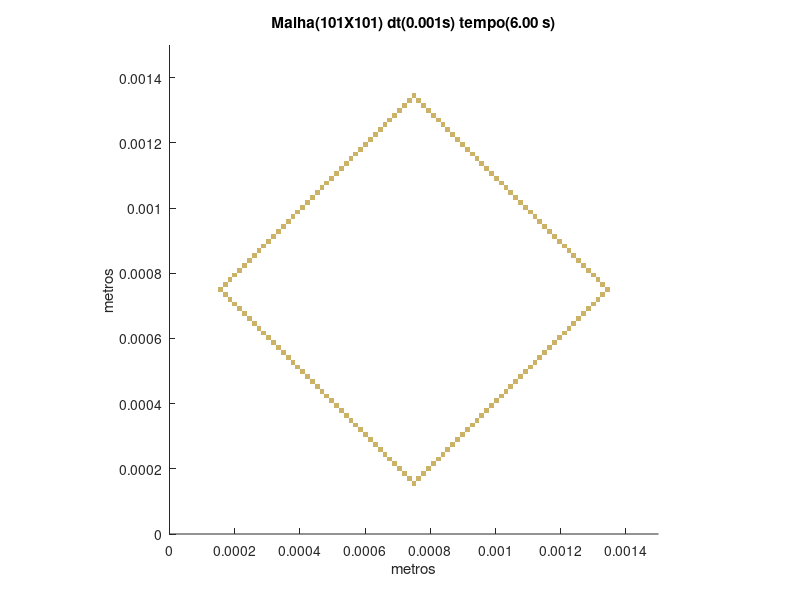

The MATLAB script that drew this image:
set (gca,'PlotBoxAspectRatio',[1 1 1],'Xlim',[0,0.0015],'Ylim',[0,0.0015])
hold on
title('Malha(101X101) dt(0.001s) tempo(6.00 s)')
hold on
ylabel('metros')
hold on
xlabel('metros')
hold on

fill([0.000742574257425743 0.000742574257425743 0.000757425742574257 0.000757425742574257],[0.000148514851485149 0.000163366336633663 0.000163366336633663 0.000148514851485149],[0.8,0.7,0.4],'LineStyle','none')

fill([0.000727722772277228 0.000727722772277228 0.000742574257425743 0.000742574257425743],[0.000163366336633663 0.000178217821782178 0.000178217821782178 0.000163366336633663],[0.8,0.7,0.4],'LineStyle','none')

fill([0.000757425742574257 0.000757425742574257 0.000772277227722772 0.000772277227722772],[0.000163366336633663 0.000178217821782178 0.000178217821782178 0.000163366336633663],[0.8,0.7,0.4],'LineStyle','none')

fill([0.000712871287128713 0.000712871287128713 0.000727722772277228 0.000727722772277228],[0.000178217821782178 0.000193069306930693 0.000193069306930693 0.000178217821782178],[0.8,0.7,0.4],'LineStyle','none')

fill([0.000772277227722772 0.000772277227722772 0.000787128712871287 0.000787128712871287],[0.000178217821782178 0.000193069306930693 0.000193069306930693 0.000178217821782178],[0.8,0.7,0.4],'LineStyle','none')

fill([0.000698019801980198 0.000698019801980198 0.000712871287128713 0.000712871287128713],[0.000193069306930693 0.000207920792079208 0.000207920792079208 0.000193069306930693],[0.8,0.7,0.4],'LineStyle','none')

fill([0.000787128712871287 0.000787128712871287 0.000801980198019802 0.000801980198019802],[0.000193069306930693 0.000207920792079208 0.000207920792079208 0.000193069306930693],[0.8,0.7,0.4],'LineStyle','none')

fill([0.000683168316831683 0.000683168316831683 0.000698019801980198 0.000698019801980198],[0.000207920792079208 0.000222772277227723 0.000222772277227723 0.000207920792079208],[0.8,0.7,0.4],'LineStyle','none')

fill([0.000801980198019802 0.000801980198019802 0.000816831683168317 0.000816831683168317],[0.000207920792079208 0.000222772277227723 0.000222772277227723 0.000207920792079208],[0.8,0.7,0.4],'LineStyle','none')

fill([0.000668316831683168 0.000668316831683168 0.000683168316831683 0.000683168316831683],[0.000222772277227723 0.000237623762376238 0.000237623762376238 0.000222772277227723],[0.8,0.7,0.4],'LineStyle','none')

fill([0.000816831683168317 0.000816831683168317 0.000831683168316832 0.000831683168316832],[0.000222772277227723 0.000237623762376238 0.000237623762376238 0.000222772277227723],[0.8,0.7,0.4],'LineStyle','none')

fill([0.000653465346534653 0.000653465346534653 0.000668316831683168 0.000668316831683168],[0.000237623762376238 0.000252475247524752 0.000252475247524752 0.000237623762376238],[0.8,0.7,0.4],'LineStyle','none')

fill([0.000831683168316832 0.000831683168316832 0.000846534653465347 0.000846534653465347],[0.000237623762376238 0.000252475247524752 0.000252475247524752 0.000237623762376238],[0.8,0.7,0.4],'LineStyle','none')

fill([0.000638613861386139 0.000638613861386139 0.000653465346534653 0.000653465346534653],[0.000252475247524752 0.000267326732673267 0.000267326732673267 0.000252475247524752],[0.8,0.7,0.4],'LineStyle','none')

fill([0.000846534653465347 0.000846534653465347 0.000861386138613861 0.000861386138613861],[0.000252475247524752 0.000267326732673267 0.000267326732673267 0.000252475247524752],[0.8,0.7,0.4],'LineStyle','none')

fill([0.000623762376237624 0.000623762376237624 0.000638613861386139 0.000638613861386139],[0.000267326732673267 0.000282178217821782 0.000282178217821782 0.000267326732673267],[0.8,0.7,0.4],'LineStyle','none')

fill([0.000861386138613861 0.000861386138613861 0.000876237623762376 0.000876237623762376],[0.000267326732673267 0.000282178217821782 0.000282178217821782 0.000267326732673267],[0.8,0.7,0.4],'LineStyle','none')

fill([0.000608910891089109 0.000608910891089109 0.000623762376237624 0.000623762376237624],[0.000282178217821782 0.000297029702970297 0.000297029702970297 0.000282178217821782],[0.8,0.7,0.4],'LineStyle','none')

fill([0.000876237623762376 0.000876237623762376 0.000891089108910891 0.000891089108910891],[0.000282178217821782 0.000297029702970297 0.000297029702970297 0.000282178217821782],[0.8,0.7,0.4],'LineStyle','none')

fill([0.000594059405940594 0.000594059405940594 0.000608910891089109 0.000608910891089109],[0.000297029702970297 0.000311881188118812 0.000311881188118812 0.000297029702970297],[0.8,0.7,0.4],'LineStyle','none')

fill([0.000891089108910891 0.000891089108910891 0.000905940594059406 0.000905940594059406],[0.000297029702970297 0.000311881188118812 0.000311881188118812 0.000297029702970297],[0.8,0.7,0.4],'LineStyle','none')

fill([0.000579207920792079 0.000579207920792079 0.000594059405940594 0.000594059405940594],[0.000311881188118812 0.000326732673267327 0.000326732673267327 0.000311881188118812],[0.8,0.7,0.4],'LineStyle','none')

fill([0.000905940594059406 0.000905940594059406 0.000920792079207921 0.000920792079207921],[0.000311881188118812 0.000326732673267327 0.000326732673267327 0.000311881188118812],[0.8,0.7,0.4],'LineStyle','none')

fill([0.000564356435643564 0.000564356435643564 0.000579207920792079 0.000579207920792079],[0.000326732673267327 0.000341584158415842 0.000341584158415842 0.000326732673267327],[0.8,0.7,0.4],'LineStyle','none')

fill([0.000920792079207921 0.000920792079207921 0.000935643564356436 0.000935643564356436],[0.000326732673267327 0.000341584158415842 0.000341584158415842 0.000326732673267327],[0.8,0.7,0.4],'LineStyle','none')

fill([0.000549504950495049 0.000549504950495049 0.000564356435643564 0.000564356435643564],[0.000341584158415842 0.000356435643564356 0.000356435643564356 0.000341584158415842],[0.8,0.7,0.4],'LineStyle','none')

fill([0.000935643564356436 0.000935643564356436 0.00095049504950495 0.00095049504950495],[0.000341584158415842 0.000356435643564356 0.000356435643564356 0.000341584158415842],[0.8,0.7,0.4],'LineStyle','none')

fill([0.000534653465346535 0.000534653465346535 0.000549504950495049 0.000549504950495049],[0.000356435643564356 0.000371287128712871 0.000371287128712871 0.000356435643564356],[0.8,0.7,0.4],'LineStyle','none')

fill([0.00095049504950495 0.00095049504950495 0.000965346534653465 0.000965346534653465],[0.000356435643564356 0.000371287128712871 0.000371287128712871 0.000356435643564356],[0.8,0.7,0.4],'LineStyle','none')

fill([0.00051980198019802 0.00051980198019802 0.000534653465346535 0.000534653465346535],[0.000371287128712871 0.000386138613861386 0.000386138613861386 0.000371287128712871],[0.8,0.7,0.4],'LineStyle','none')

fill([0.000965346534653465 0.000965346534653465 0.00098019801980198 0.00098019801980198],[0.000371287128712871 0.000386138613861386 0.000386138613861386 0.000371287128712871],[0.8,0.7,0.4],'LineStyle','none')

fill([0.000504950495049505 0.000504950495049505 0.00051980198019802 0.00051980198019802],[0.000386138613861386 0.000400990099009901 0.000400990099009901 0.000386138613861386],[0.8,0.7,0.4],'LineStyle','none')

fill([0.00098019801980198 0.00098019801980198 0.000995049504950495 0.000995049504950495],[0.000386138613861386 0.000400990099009901 0.000400990099009901 0.000386138613861386],[0.8,0.7,0.4],'LineStyle','none')

fill([0.00049009900990099 0.00049009900990099 0.000504950495049505 0.000504950495049505],[0.000400990099009901 0.000415841584158416 0.000415841584158416 0.000400990099009901],[0.8,0.7,0.4],'LineStyle','none')

fill([0.000995049504950495 0.000995049504950495 0.00100990099009901 0.00100990099009901],[0.000400990099009901 0.000415841584158416 0.000415841584158416 0.000400990099009901],[0.8,0.7,0.4],'LineStyle','none')

fill([0.000475247524752475 0.000475247524752475 0.00049009900990099 0.00049009900990099],[0.000415841584158416 0.000430693069306931 0.000430693069306931 0.000415841584158416],[0.8,0.7,0.4],'LineStyle','none')

fill([0.00100990099009901 0.00100990099009901 0.00102475247524752 0.00102475247524752],[0.000415841584158416 0.000430693069306931 0.000430693069306931 0.000415841584158416],[0.8,0.7,0.4],'LineStyle','none')

fill([0.00046039603960396 0.00046039603960396 0.000475247524752475 0.000475247524752475],[0.000430693069306931 0.000445544554455446 0.000445544554455446 0.000430693069306931],[0.8,0.7,0.4],'LineStyle','none')

fill([0.00102475247524752 0.00102475247524752 0.00103960396039604 0.00103960396039604],[0.000430693069306931 0.000445544554455446 0.000445544554455446 0.000430693069306931],[0.8,0.7,0.4],'LineStyle','none')

fill([0.000445544554455446 0.000445544554455446 0.00046039603960396 0.00046039603960396],[0.000445544554455446 0.00046039603960396 0.00046039603960396 0.000445544554455446],[0.8,0.7,0.4],'LineStyle','none')

fill([0.00103960396039604 0.00103960396039604 0.00105445544554455 0.00105445544554455],[0.000445544554455446 0.00046039603960396 0.00046039603960396 0.000445544554455446],[0.8,0.7,0.4],'LineStyle','none')

fill([0.000430693069306931 0.000430693069306931 0.000445544554455446 0.000445544554455446],[0.00046039603960396 0.000475247524752475 0.000475247524752475 0.00046039603960396],[0.8,0.7,0.4],'LineStyle','none')

fill([0.00105445544554455 0.00105445544554455 0.00106930693069307 0.00106930693069307],[0.00046039603960396 0.000475247524752475 0.000475247524752475 0.00046039603960396],[0.8,0.7,0.4],'LineStyle','none')

fill([0.000415841584158416 0.000415841584158416 0.000430693069306931 0.000430693069306931],[0.000475247524752475 0.00049009900990099 0.00049009900990099 0.000475247524752475],[0.8,0.7,0.4],'LineStyle','none')

fill([0.00106930693069307 0.00106930693069307 0.00108415841584158 0.00108415841584158],[0.000475247524752475 0.00049009900990099 0.00049009900990099 0.000475247524752475],[0.8,0.7,0.4],'LineStyle','none')

fill([0.000400990099009901 0.000400990099009901 0.000415841584158416 0.000415841584158416],[0.00049009900990099 0.000504950495049505 0.000504950495049505 0.00049009900990099],[0.8,0.7,0.4],'LineStyle','none')

fill([0.00108415841584158 0.00108415841584158 0.0010990099009901 0.0010990099009901],[0.00049009900990099 0.000504950495049505 0.000504950495049505 0.00049009900990099],[0.8,0.7,0.4],'LineStyle','none')

fill([0.000386138613861386 0.000386138613861386 0.000400990099009901 0.000400990099009901],[0.000504950495049505 0.00051980198019802 0.00051980198019802 0.000504950495049505],[0.8,0.7,0.4],'LineStyle','none')

fill([0.0010990099009901 0.0010990099009901 0.00111386138613861 0.00111386138613861],[0.000504950495049505 0.00051980198019802 0.00051980198019802 0.000504950495049505],[0.8,0.7,0.4],'LineStyle','none')

fill([0.000371287128712871 0.000371287128712871 0.000386138613861386 0.000386138613861386],[0.00051980198019802 0.000534653465346535 0.000534653465346535 0.00051980198019802],[0.8,0.7,0.4],'LineStyle','none')

fill([0.00111386138613861 0.00111386138613861 0.00112871287128713 0.00112871287128713],[0.00051980198019802 0.000534653465346535 0.000534653465346535 0.00051980198019802],[0.8,0.7,0.4],'LineStyle','none')

fill([0.000356435643564356 0.000356435643564356 0.000371287128712871 0.000371287128712871],[0.000534653465346535 0.000549504950495049 0.000549504950495049 0.000534653465346535],[0.8,0.7,0.4],'LineStyle','none')

fill([0.00112871287128713 0.00112871287128713 0.00114356435643564 0.00114356435643564],[0.000534653465346535 0.000549504950495049 0.000549504950495049 0.000534653465346535],[0.8,0.7,0.4],'LineStyle','none')

fill([0.000341584158415842 0.000341584158415842 0.000356435643564356 0.000356435643564356],[0.000549504950495049 0.000564356435643564 0.000564356435643564 0.000549504950495049],[0.8,0.7,0.4],'LineStyle','none')

fill([0.00114356435643564 0.00114356435643564 0.00115841584158416 0.00115841584158416],[0.000549504950495049 0.000564356435643564 0.000564356435643564 0.000549504950495049],[0.8,0.7,0.4],'LineStyle','none')

fill([0.000326732673267327 0.000326732673267327 0.000341584158415842 0.000341584158415842],[0.000564356435643564 0.000579207920792079 0.000579207920792079 0.000564356435643564],[0.8,0.7,0.4],'LineStyle','none')

fill([0.00115841584158416 0.00115841584158416 0.00117326732673267 0.00117326732673267],[0.000564356435643564 0.000579207920792079 0.000579207920792079 0.000564356435643564],[0.8,0.7,0.4],'LineStyle','none')

fill([0.000311881188118812 0.000311881188118812 0.000326732673267327 0.000326732673267327],[0.000579207920792079 0.000594059405940594 0.000594059405940594 0.000579207920792079],[0.8,0.7,0.4],'LineStyle','none')

fill([0.00117326732673267 0.00117326732673267 0.00118811881188119 0.00118811881188119],[0.000579207920792079 0.000594059405940594 0.000594059405940594 0.000579207920792079],[0.8,0.7,0.4],'LineStyle','none')

fill([0.000297029702970297 0.000297029702970297 0.000311881188118812 0.000311881188118812],[0.000594059405940594 0.000608910891089109 0.000608910891089109 0.000594059405940594],[0.8,0.7,0.4],'LineStyle','none')

fill([0.00118811881188119 0.00118811881188119 0.0012029702970297 0.0012029702970297],[0.000594059405940594 0.000608910891089109 0.000608910891089109 0.000594059405940594],[0.8,0.7,0.4],'LineStyle','none')

fill([0.000282178217821782 0.000282178217821782 0.000297029702970297 0.000297029702970297],[0.000608910891089109 0.000623762376237624 0.000623762376237624 0.000608910891089109],[0.8,0.7,0.4],'LineStyle','none')

fill([0.0012029702970297 0.0012029702970297 0.00121782178217822 0.00121782178217822],[0.000608910891089109 0.000623762376237624 0.000623762376237624 0.000608910891089109],[0.8,0.7,0.4],'LineStyle','none')

fill([0.000267326732673267 0.000267326732673267 0.000282178217821782 0.000282178217821782],[0.000623762376237624 0.000638613861386139 0.000638613861386139 0.000623762376237624],[0.8,0.7,0.4],'LineStyle','none')

fill([0.00121782178217822 0.00121782178217822 0.00123267326732673 0.00123267326732673],[0.000623762376237624 0.000638613861386139 0.000638613861386139 0.000623762376237624],[0.8,0.7,0.4],'LineStyle','none')

fill([0.000252475247524752 0.000252475247524752 0.000267326732673267 0.000267326732673267],[0.000638613861386139 0.000653465346534653 0.000653465346534653 0.000638613861386139],[0.8,0.7,0.4],'LineStyle','none')

fill([0.00123267326732673 0.00123267326732673 0.00124752475247525 0.00124752475247525],[0.000638613861386139 0.000653465346534653 0.000653465346534653 0.000638613861386139],[0.8,0.7,0.4],'LineStyle','none')

fill([0.000237623762376238 0.000237623762376238 0.000252475247524752 0.000252475247524752],[0.000653465346534653 0.000668316831683168 0.000668316831683168 0.000653465346534653],[0.8,0.7,0.4],'LineStyle','none')

fill([0.00124752475247525 0.00124752475247525 0.00126237623762376 0.00126237623762376],[0.000653465346534653 0.000668316831683168 0.000668316831683168 0.000653465346534653],[0.8,0.7,0.4],'LineStyle','none')

fill([0.000222772277227723 0.000222772277227723 0.000237623762376238 0.000237623762376238],[0.000668316831683168 0.000683168316831683 0.000683168316831683 0.000668316831683168],[0.8,0.7,0.4],'LineStyle','none')

fill([0.00126237623762376 0.00126237623762376 0.00127722772277228 0.00127722772277228],[0.000668316831683168 0.000683168316831683 0.000683168316831683 0.000668316831683168],[0.8,0.7,0.4],'LineStyle','none')

fill([0.000207920792079208 0.000207920792079208 0.000222772277227723 0.000222772277227723],[0.000683168316831683 0.000698019801980198 0.000698019801980198 0.000683168316831683],[0.8,0.7,0.4],'LineStyle','none')

fill([0.00127722772277228 0.00127722772277228 0.00129207920792079 0.00129207920792079],[0.000683168316831683 0.000698019801980198 0.000698019801980198 0.000683168316831683],[0.8,0.7,0.4],'LineStyle','none')

fill([0.000193069306930693 0.000193069306930693 0.000207920792079208 0.000207920792079208],[0.000698019801980198 0.000712871287128713 0.000712871287128713 0.000698019801980198],[0.8,0.7,0.4],'LineStyle','none')

fill([0.00129207920792079 0.00129207920792079 0.00130693069306931 0.00130693069306931],[0.000698019801980198 0.000712871287128713 0.000712871287128713 0.000698019801980198],[0.8,0.7,0.4],'LineStyle','none')

fill([0.000178217821782178 0.000178217821782178 0.000193069306930693 0.000193069306930693],[0.000712871287128713 0.000727722772277228 0.000727722772277228 0.000712871287128713],[0.8,0.7,0.4],'LineStyle','none')

fill([0.00130693069306931 0.00130693069306931 0.00132178217821782 0.00132178217821782],[0.000712871287128713 0.000727722772277228 0.000727722772277228 0.000712871287128713],[0.8,0.7,0.4],'LineStyle','none')

fill([0.000163366336633663 0.000163366336633663 0.000178217821782178 0.000178217821782178],[0.000727722772277228 0.000742574257425743 0.000742574257425743 0.000727722772277228],[0.8,0.7,0.4],'LineStyle','none')

fill([0.00132178217821782 0.00132178217821782 0.00133663366336634 0.00133663366336634],[0.000727722772277228 0.000742574257425743 0.000742574257425743 0.000727722772277228],[0.8,0.7,0.4],'LineStyle','none')

fill([0.000148514851485149 0.000148514851485149 0.000163366336633663 0.000163366336633663],[0.000742574257425743 0.000757425742574257 0.000757425742574257 0.000742574257425743],[0.8,0.7,0.4],'LineStyle','none')

fill([0.00133663366336634 0.00133663366336634 0.00135148514851485 0.00135148514851485],[0.000742574257425743 0.000757425742574257 0.000757425742574257 0.000742574257425743],[0.8,0.7,0.4],'LineStyle','none')

fill([0.000163366336633663 0.000163366336633663 0.000178217821782178 0.000178217821782178],[0.000757425742574257 0.000772277227722772 0.000772277227722772 0.000757425742574257],[0.8,0.7,0.4],'LineStyle','none')

fill([0.00132178217821782 0.00132178217821782 0.00133663366336634 0.00133663366336634],[0.000757425742574257 0.000772277227722772 0.000772277227722772 0.000757425742574257],[0.8,0.7,0.4],'LineStyle','none')

fill([0.000178217821782178 0.000178217821782178 0.000193069306930693 0.000193069306930693],[0.000772277227722772 0.000787128712871287 0.000787128712871287 0.000772277227722772],[0.8,0.7,0.4],'LineStyle','none')

fill([0.00130693069306931 0.00130693069306931 0.00132178217821782 0.00132178217821782],[0.000772277227722772 0.000787128712871287 0.000787128712871287 0.000772277227722772],[0.8,0.7,0.4],'LineStyle','none')

fill([0.000193069306930693 0.000193069306930693 0.000207920792079208 0.000207920792079208],[0.000787128712871287 0.000801980198019802 0.000801980198019802 0.000787128712871287],[0.8,0.7,0.4],'LineStyle','none')

fill([0.00129207920792079 0.00129207920792079 0.00130693069306931 0.00130693069306931],[0.000787128712871287 0.000801980198019802 0.000801980198019802 0.000787128712871287],[0.8,0.7,0.4],'LineStyle','none')

fill([0.000207920792079208 0.000207920792079208 0.000222772277227723 0.000222772277227723],[0.000801980198019802 0.000816831683168317 0.000816831683168317 0.000801980198019802],[0.8,0.7,0.4],'LineStyle','none')

fill([0.00127722772277228 0.00127722772277228 0.00129207920792079 0.00129207920792079],[0.000801980198019802 0.000816831683168317 0.000816831683168317 0.000801980198019802],[0.8,0.7,0.4],'LineStyle','none')

fill([0.000222772277227723 0.000222772277227723 0.000237623762376238 0.000237623762376238],[0.000816831683168317 0.000831683168316832 0.000831683168316832 0.000816831683168317],[0.8,0.7,0.4],'LineStyle','none')

fill([0.00126237623762376 0.00126237623762376 0.00127722772277228 0.00127722772277228],[0.000816831683168317 0.000831683168316832 0.000831683168316832 0.000816831683168317],[0.8,0.7,0.4],'LineStyle','none')

fill([0.000237623762376238 0.000237623762376238 0.000252475247524752 0.000252475247524752],[0.000831683168316832 0.000846534653465347 0.000846534653465347 0.000831683168316832],[0.8,0.7,0.4],'LineStyle','none')

fill([0.00124752475247525 0.00124752475247525 0.00126237623762376 0.00126237623762376],[0.000831683168316832 0.000846534653465347 0.000846534653465347 0.000831683168316832],[0.8,0.7,0.4],'LineStyle','none')

fill([0.000252475247524752 0.000252475247524752 0.000267326732673267 0.000267326732673267],[0.000846534653465347 0.000861386138613861 0.000861386138613861 0.000846534653465347],[0.8,0.7,0.4],'LineStyle','none')

fill([0.00123267326732673 0.00123267326732673 0.00124752475247525 0.00124752475247525],[0.000846534653465347 0.000861386138613861 0.000861386138613861 0.000846534653465347],[0.8,0.7,0.4],'LineStyle','none')

fill([0.000267326732673267 0.000267326732673267 0.000282178217821782 0.000282178217821782],[0.000861386138613861 0.000876237623762376 0.000876237623762376 0.000861386138613861],[0.8,0.7,0.4],'LineStyle','none')

fill([0.00121782178217822 0.00121782178217822 0.00123267326732673 0.00123267326732673],[0.000861386138613861 0.000876237623762376 0.000876237623762376 0.000861386138613861],[0.8,0.7,0.4],'LineStyle','none')

fill([0.000282178217821782 0.000282178217821782 0.000297029702970297 0.000297029702970297],[0.000876237623762376 0.000891089108910891 0.000891089108910891 0.000876237623762376],[0.8,0.7,0.4],'LineStyle','none')

fill([0.0012029702970297 0.0012029702970297 0.00121782178217822 0.00121782178217822],[0.000876237623762376 0.000891089108910891 0.000891089108910891 0.000876237623762376],[0.8,0.7,0.4],'LineStyle','none')

fill([0.000297029702970297 0.000297029702970297 0.000311881188118812 0.000311881188118812],[0.000891089108910891 0.000905940594059406 0.000905940594059406 0.000891089108910891],[0.8,0.7,0.4],'LineStyle','none')

fill([0.00118811881188119 0.00118811881188119 0.0012029702970297 0.0012029702970297],[0.000891089108910891 0.000905940594059406 0.000905940594059406 0.000891089108910891],[0.8,0.7,0.4],'LineStyle','none')

fill([0.000311881188118812 0.000311881188118812 0.000326732673267327 0.000326732673267327],[0.000905940594059406 0.000920792079207921 0.000920792079207921 0.000905940594059406],[0.8,0.7,0.4],'LineStyle','none')

fill([0.00117326732673267 0.00117326732673267 0.00118811881188119 0.00118811881188119],[0.000905940594059406 0.000920792079207921 0.000920792079207921 0.000905940594059406],[0.8,0.7,0.4],'LineStyle','none')

fill([0.000326732673267327 0.000326732673267327 0.000341584158415842 0.000341584158415842],[0.000920792079207921 0.000935643564356436 0.000935643564356436 0.000920792079207921],[0.8,0.7,0.4],'LineStyle','none')

fill([0.00115841584158416 0.00115841584158416 0.00117326732673267 0.00117326732673267],[0.000920792079207921 0.000935643564356436 0.000935643564356436 0.000920792079207921],[0.8,0.7,0.4],'LineStyle','none')

fill([0.000341584158415842 0.000341584158415842 0.000356435643564356 0.000356435643564356],[0.000935643564356436 0.00095049504950495 0.00095049504950495 0.000935643564356436],[0.8,0.7,0.4],'LineStyle','none')

fill([0.00114356435643564 0.00114356435643564 0.00115841584158416 0.00115841584158416],[0.000935643564356436 0.00095049504950495 0.00095049504950495 0.000935643564356436],[0.8,0.7,0.4],'LineStyle','none')

fill([0.000356435643564356 0.000356435643564356 0.000371287128712871 0.000371287128712871],[0.00095049504950495 0.000965346534653465 0.000965346534653465 0.00095049504950495],[0.8,0.7,0.4],'LineStyle','none')

fill([0.00112871287128713 0.00112871287128713 0.00114356435643564 0.00114356435643564],[0.00095049504950495 0.000965346534653465 0.000965346534653465 0.00095049504950495],[0.8,0.7,0.4],'LineStyle','none')

fill([0.000371287128712871 0.000371287128712871 0.000386138613861386 0.000386138613861386],[0.000965346534653465 0.00098019801980198 0.00098019801980198 0.000965346534653465],[0.8,0.7,0.4],'LineStyle','none')

fill([0.00111386138613861 0.00111386138613861 0.00112871287128713 0.00112871287128713],[0.000965346534653465 0.00098019801980198 0.00098019801980198 0.000965346534653465],[0.8,0.7,0.4],'LineStyle','none')

fill([0.000386138613861386 0.000386138613861386 0.000400990099009901 0.000400990099009901],[0.00098019801980198 0.000995049504950495 0.000995049504950495 0.00098019801980198],[0.8,0.7,0.4],'LineStyle','none')

fill([0.0010990099009901 0.0010990099009901 0.00111386138613861 0.00111386138613861],[0.00098019801980198 0.000995049504950495 0.000995049504950495 0.00098019801980198],[0.8,0.7,0.4],'LineStyle','none')

fill([0.000400990099009901 0.000400990099009901 0.000415841584158416 0.000415841584158416],[0.000995049504950495 0.00100990099009901 0.00100990099009901 0.000995049504950495],[0.8,0.7,0.4],'LineStyle','none')

fill([0.00108415841584158 0.00108415841584158 0.0010990099009901 0.0010990099009901],[0.000995049504950495 0.00100990099009901 0.00100990099009901 0.000995049504950495],[0.8,0.7,0.4],'LineStyle','none')

fill([0.000415841584158416 0.000415841584158416 0.000430693069306931 0.000430693069306931],[0.00100990099009901 0.00102475247524752 0.00102475247524752 0.00100990099009901],[0.8,0.7,0.4],'LineStyle','none')

fill([0.00106930693069307 0.00106930693069307 0.00108415841584158 0.00108415841584158],[0.00100990099009901 0.00102475247524752 0.00102475247524752 0.00100990099009901],[0.8,0.7,0.4],'LineStyle','none')

fill([0.000430693069306931 0.000430693069306931 0.000445544554455446 0.000445544554455446],[0.00102475247524752 0.00103960396039604 0.00103960396039604 0.00102475247524752],[0.8,0.7,0.4],'LineStyle','none')

fill([0.00105445544554455 0.00105445544554455 0.00106930693069307 0.00106930693069307],[0.00102475247524752 0.00103960396039604 0.00103960396039604 0.00102475247524752],[0.8,0.7,0.4],'LineStyle','none')

fill([0.000445544554455446 0.000445544554455446 0.00046039603960396 0.00046039603960396],[0.00103960396039604 0.00105445544554455 0.00105445544554455 0.00103960396039604],[0.8,0.7,0.4],'LineStyle','none')

fill([0.00103960396039604 0.00103960396039604 0.00105445544554455 0.00105445544554455],[0.00103960396039604 0.00105445544554455 0.00105445544554455 0.00103960396039604],[0.8,0.7,0.4],'LineStyle','none')

fill([0.00046039603960396 0.00046039603960396 0.000475247524752475 0.000475247524752475],[0.00105445544554455 0.00106930693069307 0.00106930693069307 0.00105445544554455],[0.8,0.7,0.4],'LineStyle','none')

fill([0.00102475247524752 0.00102475247524752 0.00103960396039604 0.00103960396039604],[0.00105445544554455 0.00106930693069307 0.00106930693069307 0.00105445544554455],[0.8,0.7,0.4],'LineStyle','none')

fill([0.000475247524752475 0.000475247524752475 0.00049009900990099 0.00049009900990099],[0.00106930693069307 0.00108415841584158 0.00108415841584158 0.00106930693069307],[0.8,0.7,0.4],'LineStyle','none')

fill([0.00100990099009901 0.00100990099009901 0.00102475247524752 0.00102475247524752],[0.00106930693069307 0.00108415841584158 0.00108415841584158 0.00106930693069307],[0.8,0.7,0.4],'LineStyle','none')

fill([0.00049009900990099 0.00049009900990099 0.000504950495049505 0.000504950495049505],[0.00108415841584158 0.0010990099009901 0.0010990099009901 0.00108415841584158],[0.8,0.7,0.4],'LineStyle','none')

fill([0.000995049504950495 0.000995049504950495 0.00100990099009901 0.00100990099009901],[0.00108415841584158 0.0010990099009901 0.0010990099009901 0.00108415841584158],[0.8,0.7,0.4],'LineStyle','none')

fill([0.000504950495049505 0.000504950495049505 0.00051980198019802 0.00051980198019802],[0.0010990099009901 0.00111386138613861 0.00111386138613861 0.0010990099009901],[0.8,0.7,0.4],'LineStyle','none')

fill([0.00098019801980198 0.00098019801980198 0.000995049504950495 0.000995049504950495],[0.0010990099009901 0.00111386138613861 0.00111386138613861 0.0010990099009901],[0.8,0.7,0.4],'LineStyle','none')

fill([0.00051980198019802 0.00051980198019802 0.000534653465346535 0.000534653465346535],[0.00111386138613861 0.00112871287128713 0.00112871287128713 0.00111386138613861],[0.8,0.7,0.4],'LineStyle','none')

fill([0.000965346534653465 0.000965346534653465 0.00098019801980198 0.00098019801980198],[0.00111386138613861 0.00112871287128713 0.00112871287128713 0.00111386138613861],[0.8,0.7,0.4],'LineStyle','none')

fill([0.000534653465346535 0.000534653465346535 0.000549504950495049 0.000549504950495049],[0.00112871287128713 0.00114356435643564 0.00114356435643564 0.00112871287128713],[0.8,0.7,0.4],'LineStyle','none')

fill([0.00095049504950495 0.00095049504950495 0.000965346534653465 0.000965346534653465],[0.00112871287128713 0.00114356435643564 0.00114356435643564 0.00112871287128713],[0.8,0.7,0.4],'LineStyle','none')

fill([0.000549504950495049 0.000549504950495049 0.000564356435643564 0.000564356435643564],[0.00114356435643564 0.00115841584158416 0.00115841584158416 0.00114356435643564],[0.8,0.7,0.4],'LineStyle','none')

fill([0.000935643564356436 0.000935643564356436 0.00095049504950495 0.00095049504950495],[0.00114356435643564 0.00115841584158416 0.00115841584158416 0.00114356435643564],[0.8,0.7,0.4],'LineStyle','none')

fill([0.000564356435643564 0.000564356435643564 0.000579207920792079 0.000579207920792079],[0.00115841584158416 0.00117326732673267 0.00117326732673267 0.00115841584158416],[0.8,0.7,0.4],'LineStyle','none')

fill([0.000920792079207921 0.000920792079207921 0.000935643564356436 0.000935643564356436],[0.00115841584158416 0.00117326732673267 0.00117326732673267 0.00115841584158416],[0.8,0.7,0.4],'LineStyle','none')

fill([0.000579207920792079 0.000579207920792079 0.000594059405940594 0.000594059405940594],[0.00117326732673267 0.00118811881188119 0.00118811881188119 0.00117326732673267],[0.8,0.7,0.4],'LineStyle','none')

fill([0.000905940594059406 0.000905940594059406 0.000920792079207921 0.000920792079207921],[0.00117326732673267 0.00118811881188119 0.00118811881188119 0.00117326732673267],[0.8,0.7,0.4],'LineStyle','none')

fill([0.000594059405940594 0.000594059405940594 0.000608910891089109 0.000608910891089109],[0.00118811881188119 0.0012029702970297 0.0012029702970297 0.00118811881188119],[0.8,0.7,0.4],'LineStyle','none')

fill([0.000891089108910891 0.000891089108910891 0.000905940594059406 0.000905940594059406],[0.00118811881188119 0.0012029702970297 0.0012029702970297 0.00118811881188119],[0.8,0.7,0.4],'LineStyle','none')

fill([0.000608910891089109 0.000608910891089109 0.000623762376237624 0.000623762376237624],[0.0012029702970297 0.00121782178217822 0.00121782178217822 0.0012029702970297],[0.8,0.7,0.4],'LineStyle','none')

fill([0.000876237623762376 0.000876237623762376 0.000891089108910891 0.000891089108910891],[0.0012029702970297 0.00121782178217822 0.00121782178217822 0.0012029702970297],[0.8,0.7,0.4],'LineStyle','none')

fill([0.000623762376237624 0.000623762376237624 0.000638613861386139 0.000638613861386139],[0.00121782178217822 0.00123267326732673 0.00123267326732673 0.00121782178217822],[0.8,0.7,0.4],'LineStyle','none')

fill([0.000861386138613861 0.000861386138613861 0.000876237623762376 0.000876237623762376],[0.00121782178217822 0.00123267326732673 0.00123267326732673 0.00121782178217822],[0.8,0.7,0.4],'LineStyle','none')

fill([0.000638613861386139 0.000638613861386139 0.000653465346534653 0.000653465346534653],[0.00123267326732673 0.00124752475247525 0.00124752475247525 0.00123267326732673],[0.8,0.7,0.4],'LineStyle','none')

fill([0.000846534653465347 0.000846534653465347 0.000861386138613861 0.000861386138613861],[0.00123267326732673 0.00124752475247525 0.00124752475247525 0.00123267326732673],[0.8,0.7,0.4],'LineStyle','none')

fill([0.000653465346534653 0.000653465346534653 0.000668316831683168 0.000668316831683168],[0.00124752475247525 0.00126237623762376 0.00126237623762376 0.00124752475247525],[0.8,0.7,0.4],'LineStyle','none')

fill([0.000831683168316832 0.000831683168316832 0.000846534653465347 0.000846534653465347],[0.00124752475247525 0.00126237623762376 0.00126237623762376 0.00124752475247525],[0.8,0.7,0.4],'LineStyle','none')

fill([0.000668316831683168 0.000668316831683168 0.000683168316831683 0.000683168316831683],[0.00126237623762376 0.00127722772277228 0.00127722772277228 0.00126237623762376],[0.8,0.7,0.4],'LineStyle','none')

fill([0.000816831683168317 0.000816831683168317 0.000831683168316832 0.000831683168316832],[0.00126237623762376 0.00127722772277228 0.00127722772277228 0.00126237623762376],[0.8,0.7,0.4],'LineStyle','none')

fill([0.000683168316831683 0.000683168316831683 0.000698019801980198 0.000698019801980198],[0.00127722772277228 0.00129207920792079 0.00129207920792079 0.00127722772277228],[0.8,0.7,0.4],'LineStyle','none')

fill([0.000801980198019802 0.000801980198019802 0.000816831683168317 0.000816831683168317],[0.00127722772277228 0.00129207920792079 0.00129207920792079 0.00127722772277228],[0.8,0.7,0.4],'LineStyle','none')

fill([0.000698019801980198 0.000698019801980198 0.000712871287128713 0.000712871287128713],[0.00129207920792079 0.00130693069306931 0.00130693069306931 0.00129207920792079],[0.8,0.7,0.4],'LineStyle','none')

fill([0.000787128712871287 0.000787128712871287 0.000801980198019802 0.000801980198019802],[0.00129207920792079 0.00130693069306931 0.00130693069306931 0.00129207920792079],[0.8,0.7,0.4],'LineStyle','none')

fill([0.000712871287128713 0.000712871287128713 0.000727722772277228 0.000727722772277228],[0.00130693069306931 0.00132178217821782 0.00132178217821782 0.00130693069306931],[0.8,0.7,0.4],'LineStyle','none')

fill([0.000772277227722772 0.000772277227722772 0.000787128712871287 0.000787128712871287],[0.00130693069306931 0.00132178217821782 0.00132178217821782 0.00130693069306931],[0.8,0.7,0.4],'LineStyle','none')

fill([0.000727722772277228 0.000727722772277228 0.000742574257425743 0.000742574257425743],[0.00132178217821782 0.00133663366336634 0.00133663366336634 0.00132178217821782],[0.8,0.7,0.4],'LineStyle','none')

fill([0.000757425742574257 0.000757425742574257 0.000772277227722772 0.000772277227722772],[0.00132178217821782 0.00133663366336634 0.00133663366336634 0.00132178217821782],[0.8,0.7,0.4],'LineStyle','none')

fill([0.000742574257425743 0.000742574257425743 0.000757425742574257 0.000757425742574257],[0.00133663366336634 0.00135148514851485 0.00135148514851485 0.00133663366336634],[0.8,0.7,0.4],'LineStyle','none')
